Frame 1 (no input): blank canvas, image omitted
Frame 60 (no input): blank canvas, image omitted
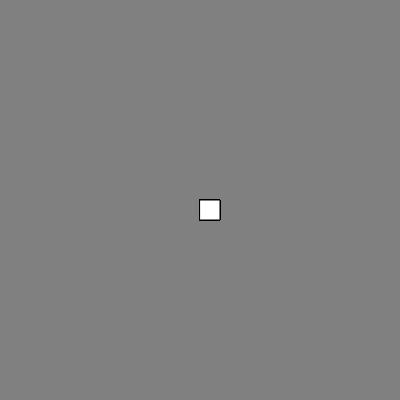
Frame 120 (the mouse pressed at the canvas centre since frame 60)

The p5.js sketch whose frames 1 and 60 were blank and that drew this single picture after the mouse press (run headless with seeded random() and noise() and a simulated clock; from frame 60 on, the mouse is pressed at the canvas centre):

// p5.js sketch
// ── sketch.js
function setup() {
  createCanvas(400, 400);
  background('gray');
}

function draw() {
  
  fill('white');
if(mouseIsPressed) {  rect (mouseX, mouseY, 20, 20);
  stroke('black');
}
}
